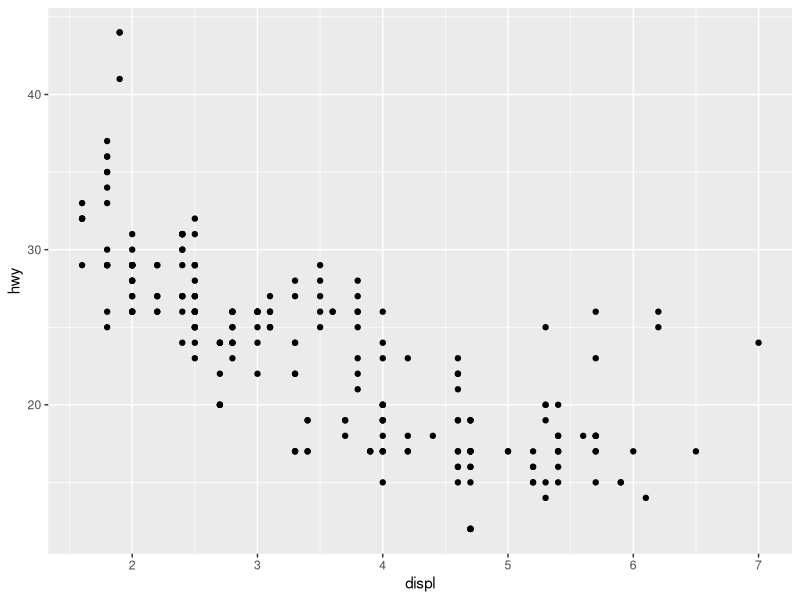
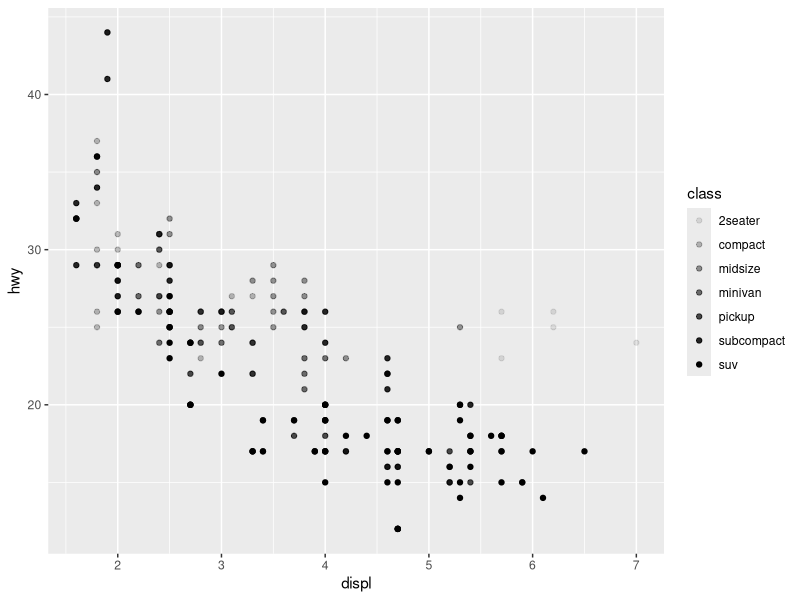
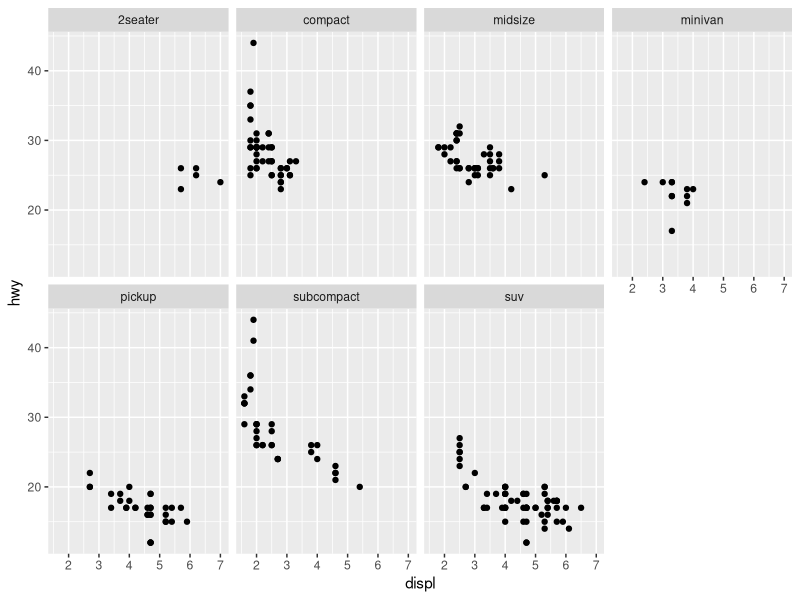
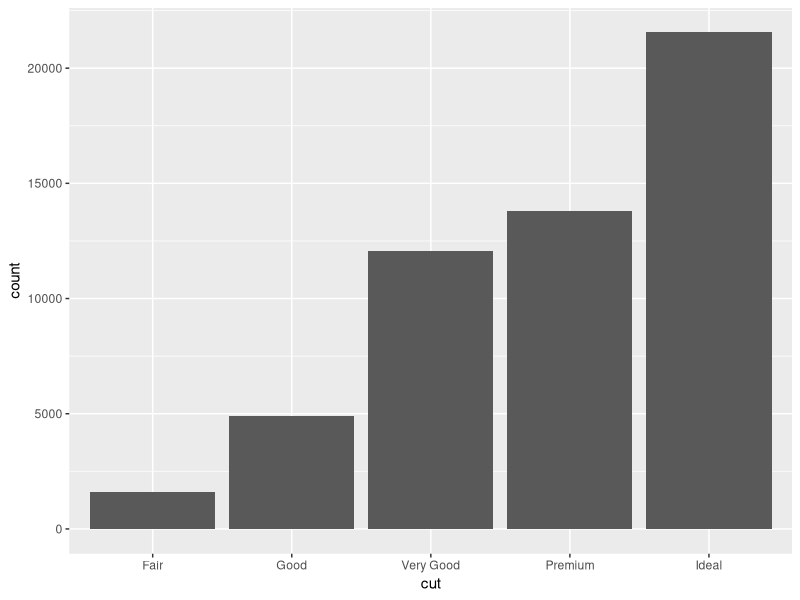

Source code (R) for these figures, in order:
require(tidyverse)
mpg
require(ggplot2)
ggplot(data = mpg) +
  geom_point(mapping = aes(x=displ, y = hwy))

ggplot(data = mpg) +
  geom_point(mapping = aes(x=displ, y = hwy, alpha=class))

ggplot(data = mpg) +
  geom_point(mapping = aes(x=displ, y=hwy)) +
  facet_wrap(~class, nrow = 2)

ggplot(data = diamonds) + 
  geom_bar(mapping = aes(x=cut))

summary(diamonds)
library(tidyverse)

filter(mpg, cyl==8)
filter(diamonds, carat >3)
